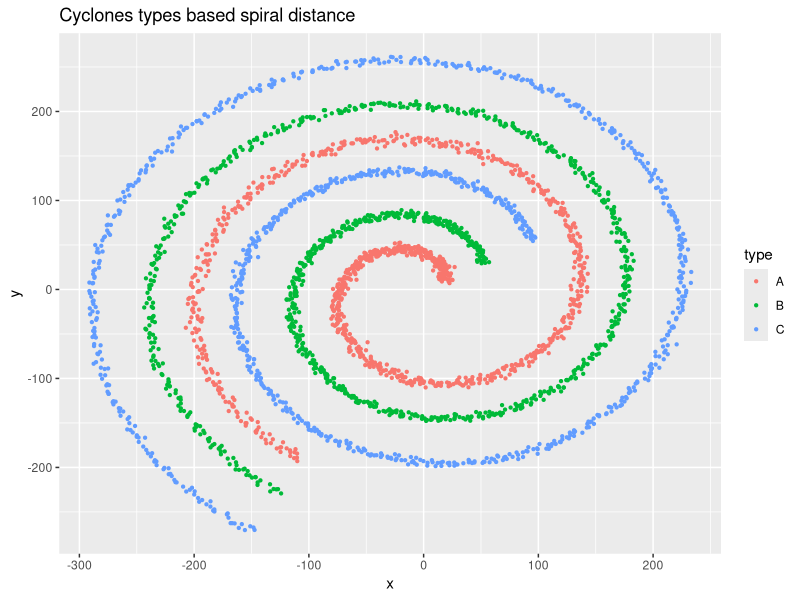

This figure's R source: (Note: this script raises an error after producing the figure.)
library(ggplot2)
library(mvtnorm)
library(assertthat)

n = 1000
a = 10
b = 20
theta = pi/6
step = 0.03
disturbance = 5
cov.factor = 6



GenData <- function(no.classes, param.vector, save.csv = TRUE, save.pdf = TRUE){
    #-------------------------------------------------------------
    
    #check that no.classes and length of parameter list is same
    assert_that(no.classes == length(param.vector))
    
    #generate data
    data <- data.frame(x = as.numeric(), y = numeric(), type = numeric())
    
    #generate data for each class based on the parameters specified (see GetSpiral)
    for(i in 1:no.classes) {
        temp <- GetSpiral(param.vector[[i]]$n, param.vector[[i]]$a, param.vector[[i]]$b,
                          param.vector[[i]]$theta, param.vector[[i]]$step, param.vector[[i]]$disturbance,
                          param.vector[[i]]$cov.factor, param.vector[[i]]$class.name)
        data <- rbind(data, temp)
        
    }
    
    #import csv if save.csv flag raised
    if(save.csv == TRUE){
        write.csv(data, file = "data.csv", row.names = FALSE)
    }
    
    #import pdf of plot if save.pdf flag raised
    if(save.pdf == TRUE)  {
        data$type <- as.factor(data$type)
        pdf("plot.pdf", width=6, height=5)
        print(PlotGraph(data = data, title = "Cyclones types based spiral distance", size = 0.8))
        dev.off()
    }
    
    return(data)
}

GetSpiral <- function(n, a, b, theta, step, disturbance , cov.factor, class.name) {
    #function returns data that follows a spiral using the polar coordinates equation polar = a + b * theta (see below)
    #1.   if n is not divisible disturbances then points returned will be more than n
    #2.   generally higher the value of parameter b, more the number of perfectly non linearly seperatable 
    #     classes that can be specified
    #3.   generally higher the value of parameter a, more the distance seperating different classes 
    #------------------------------------------------------------------------------
    #parameter space
    #------------------------------------------------------------------------------
    #a     = numerical constant in R; controls turn of the spiral
    #b     = numerical constant in R controls the distance between arms of the spiral
    #theta = instial angle in radians of the spiral 
    #step  = successive increase in theta
    #disturbance = No of points randomly generated using cartesian coordiantes of a given point as mean
    #cov.factor = factor by which multiplies by the variance covariance matrix of each point
    #class.name = Name of class
    #------------------------------------------------------------------------------
    
    n <- round(n/disturbance) #change n by a factor of disurbances
    data <- data.frame(x = as.numeric(), y = numeric())
    
    for(i in 0 :(n -1)) {
        polar <- a + b * (theta + i * step)
        coords <- c(polar * cos(theta + i * step), polar * sin(theta + i * step))
        data.temp <- as.data.frame(rmvnorm(n = disturbance, mean = coords, sigma = cov.factor * diag(2)))
        data <- rbind(data, data.temp)
    }
    
    names(data) <- c("x", "y")
    data$type <- rep(class.name, n)
    data
}


PlotGraph <- function(data, title, size = 0.8){
    p <- ggplot(data = data, aes(x = x, y= y, col = type)) +
        geom_point(size = size) +
        ggtitle(title)
}


param.vector <- list(class1 = list(n = 1000, a = 10, b = 20, theta = pi/6, step = 0.03, disturbance = 3,
                                cov.factor = 10, class.name = "A"),
                     class2 = list(n = 1000, a = 50, b = 20, theta = pi/6, step = 0.03, disturbance = 3,
                                cov.factor = 6, class.name = "B"),
                     class3 = list(n = 1000, a = 100, b = 20, theta = pi/6, step = 0.03, disturbance = 3,
                                cov.factor = 6, class.name = "C"))

data <- GenData(no.classes = 3, param.vector = param.vector)


PlotGraph()
